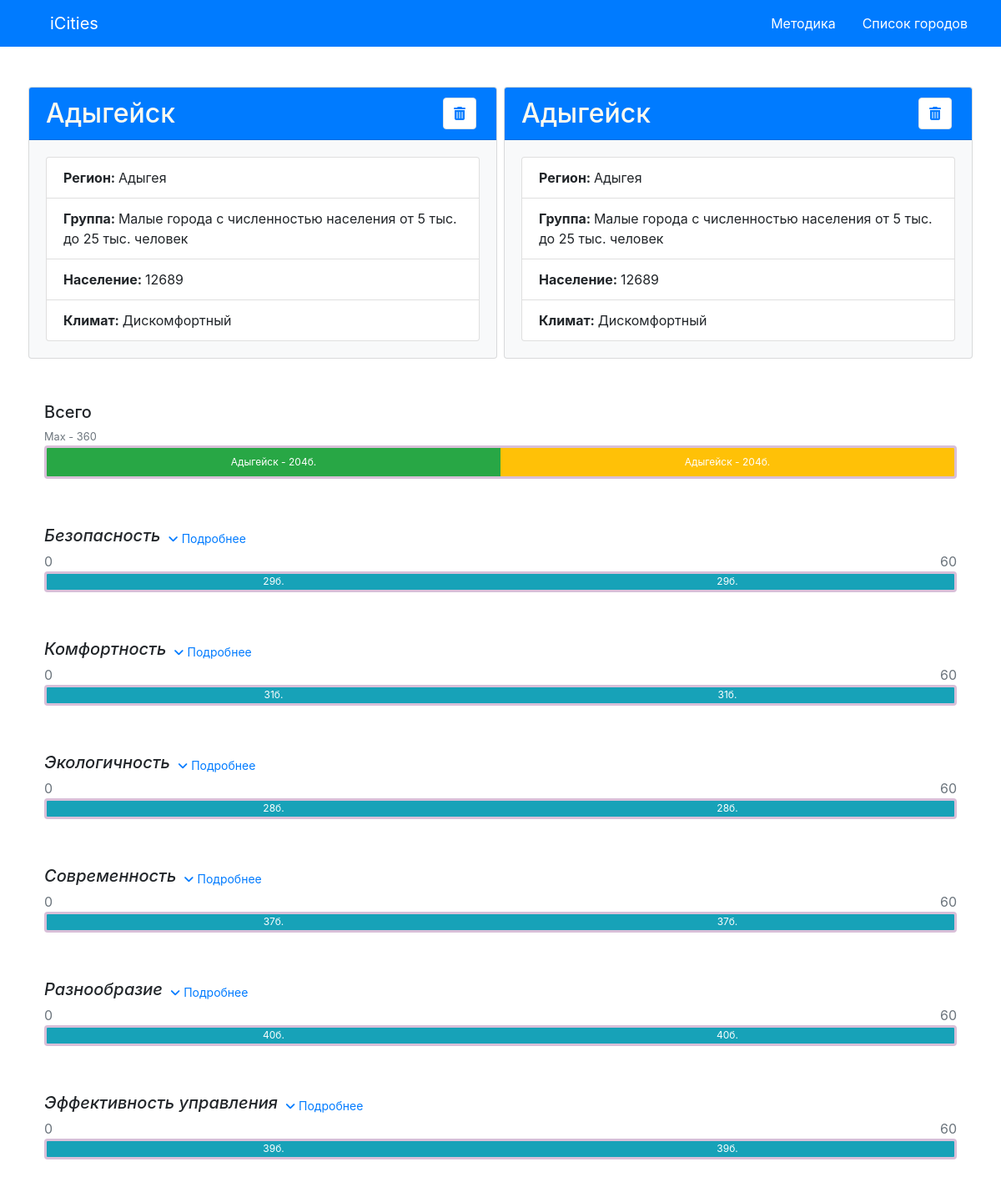
Screenshot of /city/3vs3 with the database file from the repository.
### city/models.py (models this page shows, shortened)
class City(models.Model):
    id = models.AutoField(primary_key=True)
    CLIMATE_CHOICES = [
        ('D', 'Discomfort'),
        ('C', 'Comfort'),
    ]
    name = models.CharField(max_length=50, help_text="City name", null=False)
    region = models.ForeignKey(Region, on_delete=models.SET_NULL, null=True)
    population = models.IntegerField()
    typeCity = models.ForeignKey(TypeCity, on_delete=models.SET_NULL, null=True)
    climate = models.CharField(
        max_length=2,
        choices=CLIMATE_CHOICES,
        default='C',
    )
    def __str__(self):
        return self.name

class Region(models.Model):
    name = models.CharField(max_length=150)
    type = models.CharField(max_length=100, default='', )

class TypeCity(models.Model):
    id = models.AutoField(primary_key=True)
    name = models.CharField(max_length=250)
    def __str__(self):
        return self.name

class CategoryIdicators(models.Model):
    name = models.CharField(max_length=100)

### city/views.py (the view)
# urls.py: path('<int:city1_id>vs<int:city2_id>', views.compareCity, name="compareCity"),
def compareCity(request, city1_id, city2_id):
    cities = []
    cities.append(City.objects.get(id=city1_id))
    cities.append(City.objects.get(id=city2_id))
    print(request.path)
    category = CategoryIdicators.objects.all()
    indicators = []
    total = {}
    perfTotal = 0
    perfTotalCategory = {}
    tmp = []
    for city in cities:
        total[city.id] = 0
        totalCategory = {}
        for c in category:
            indicators.append(ListIndicators.getListbyCategories(city))
            totalCategory[c.name] = 0
            perfTotalCategory[c.name] = 0
            if indicators[len(indicators) - 1].get(c.name) is not None:
                for i in indicators[len(indicators) - 1][c.name]:
                    totalCategory[c.name] += i.getValDec()
                    perfTotalCategory[c.name] += 1
                perfTotal += perfTotalCategory[c.name]
                total[city.id] += totalCategory[c.name]
                perfTotalCategory[c.name] *= 10
        tmp.append(totalCategory)
    indicators, sumval = ListIndicators.getListforCompare(city1_id, city2_id)
    perfTotal *= 5
    total = [total[cities[0].id], total[cities[1].id]]
    return render(
        request,
        'compareCity.html',
        context={'cities': cities, "listInd": indicators, "total": total, "totalCategory": tmp,
                 "perfect": perfTotal, "perfectCategory": perfTotalCategory, "sumVal": sumval, },
    )

### city/models.py (called while the page is built)
    def getValDec(self):
        return self.valueDec

    def getListbyCategories(city):
        list = {}
        categories = CategoryIdicators.objects.all()
        for category in categories:
            if ListIndicators.objects.filter(indicator__category=category, city=city).order_by(
                    "indicator__num").exists():
                list[category.name] = ListIndicators.objects.filter(indicator__category=category, city=city).order_by(
                    "indicator__num")
        return list

### city/templatetags/custom.py (called while the page is built)
@register.filter
def get_item(dictionary, key):
    return dictionary.get(key)

### city/templates/compareCity.html (shortened to what this page needs)
{% extends "base_generic.html" %}
{% load custom %}
{% block content %}
    <div class="row d-flex justify-content-between">
        {% for city in cities %}
            <div class="col-sm card bg-light m-1" style="padding: 0;">
                <div class="card-header bg-primary d-flex flex-row justify-content-between" style="width: 100%;">
                    <div class="h2 card-title " style="color: floralwhite; margin-bottom: 0;">{{ city.name }}</div>
                    {% if cities.1 == city %}
                        <a href="{% url 'listCities' %}" class="page-link rounded text-primary mr-1"
                           onclick="deleteCookie('id_cities')">
                            <i class="fa fa-trash"></i>
                        </a>
                    {% endif %}
                </div>
                <div class="card-body">
                    <ul class="list-group">
                        <li class="list-group-item"><strong>Регион: </strong>{{ city.region.name }}</li>
                        <li class="list-group-item"><strong>Группа: </strong>{{ city.typeCity }}</li>
                        <li class="list-group-item"><strong>Население: </strong>{{ city.population }}</li>
                        <li class="list-group-item"><strong>Климат: </strong>{% if city.climate == 'C' %}
                            Комфортный{% else %}Дискомфортный{% endif %}</li>
                    </ul>
                </div>
            </div>
        {% endfor %}
    </div>
    <div class="row p-2 pt-5">
        <div class="col">
            <h5>Всего</h5>
            <div class="d-flex flex-row justify-content-between ">
                <p class="mb-0 small text-secondary">Max - {{ perfect }}</p>
            </div>
            <div class="progress" style=" border: thistle solid; height: 40px">
                <div class="progress-bar bg-success align-self-center align-items-center"
                     style="width: {% widthratio total.0 total.0|add:total.1 100 %}%; height: 40px;">{{ cities.0 }}
                    - {{ total.0 }}б.
                </div>
                <div class="progress-bar bg-warning align-self-center align-items-center"
                     style="width: {% widthratio total.1 total.0|add:total.1 100 %}%; height: 40px;">{{ cities.1 }}
                    - {{ total.1 }}б.
                </div>
            </div>
        </div>
    </div>
    {% for category in listInd %}
        <div class="row p-2 pt-5">
            <div class="col">
                <div class="d-flex flex-row justify-content-start">
                    <h5 class="m-0 font-italic">{{ category }}</h5>
                    <button class="btn btn-sm btn btn-link" value="listInd{{ forloop.counter }}"
                            onclick="hideBlock(this)">
                        <i class="fa fa-angle-down"></i> Подробнее
                    </button>
                </div>
                <div class="d-flex flex-row justify-content-between ">
                    <p class="mb-0 text-secondary">0</p>
                    <p class="mb-0 text-secondary">{{ perfectCategory|get_item:category }}</p>
                </div>
                {% with totalCategory.0|get_item:category as tCategory0 %}
                    <div class="progress" style=" border: thistle solid; height: 25px">
                        {% for totalCat in totalCategory %}
                            <div class="progress-bar {% if totalCat == totalCategory.0 %}bg-info{% else %}bg-danger{% endif %} align-self-center align-items-center"
                                 style="width: {% widthratio totalCat|get_item:category totalCategory.1|get_item:category|add:tCategory0 100 %}%; height: 25px;">{{ totalCat|get_item:category }}б.
                            </div>
                        {% endfor %}
                    </div>
                {% endwith %}
            </div>
        </div>
    {% endfor %}
{% endblock %}

### home/static/css/main.css (style rules this page uses)
body { padding-top: 100px; padding-bottom: 100px; }

### rows the page displays
City: name "Адыгейск", region.name "Адыгея", typeCity "Малые города с численностью населения от 5 тыс. до 25 тыс. человек", population "12689", climate "Дискомфортный"
CategoryIdicators: listInd "Безопасность", listInd "60", totalCategory "29" "29"
CategoryIdicators: listInd "Комфортность", listInd "60", totalCategory "31" "31"
CategoryIdicators: listInd "Экологичность", listInd "60", totalCategory "28" "28"
CategoryIdicators: listInd "Современность", listInd "60", totalCategory "37" "37"
CategoryIdicators: listInd "Разнообразие", listInd "60", totalCategory "40" "40"
CategoryIdicators: listInd "Эффективность управления", listInd "60", totalCategory "39" "39"

### other values shown
{{ perfect }} "360"
{{ total.0 }} "204"
{{ total.1 }} "204"
